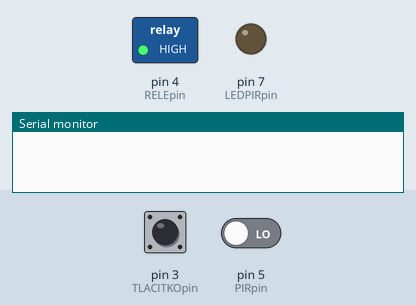
A sketch run on a simulated Arduino Uno, built with avr-gcc and run on an emulated ATmega328P. Parts: switched loads named in the sketch (green lamp = pin HIGH), output pins drawn as LEDs (lit = HIGH), the last lines printed to the serial monitor. Dashed ring = blinking. The inputs (shaded band) are chosen by the test bench; at power-on: pin 3 (TLACITKOpin) LOW, pin 5 (PIRpin) LOW.

Above: at 1.2 s.
1.3 s: pin 3 (TLACITKOpin) driven HIGH
At 1.8 s:
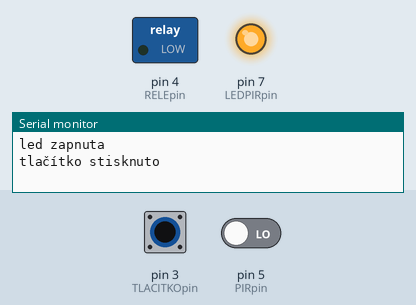
2.8 s: pin 3 (TLACITKOpin) pulsed LOW 5 times (0.12 s each, 0.3 s apart)
At 3.12 s:
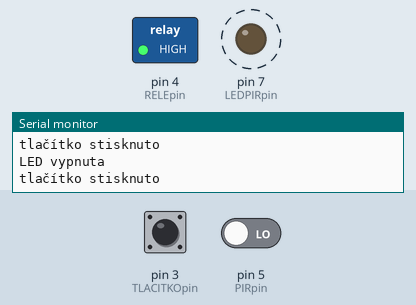
Timing chart, 0 to 5.8 s (numbered marks = the images above; inputs shaded):
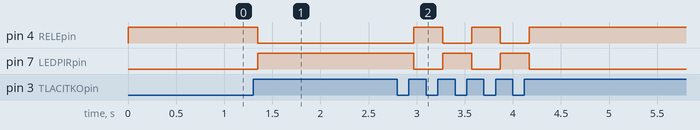

The sketch:

prijimac_modul_svetlo.ino
```cpp
// Knihovna pro ovládání po rádiu
#include <RCSwitch.h>

// Definování pinů
#define LEDpin 13          // pin s interní LED ukazující status
#define LEDPIRpin 7        // pin s LED ukazující status v krabicce s PIR senzorem
#define RELEpin 4          // pin připojené relé
#define PIRpin 5           // pin připojený PIR senzor
#define TLACITKOpin 3      // pin s tlačítkem (musí být #2/#3 kvůli přerušení)
#define FOTOMODULpin 6     // pin s modulem na hladinu světla

//"debouncing" po stisku tlačítka
#define PRODLEVA 50        // prodleva pro čtení tlačítka v milisekundách

int PIRstav = LOW;         // inicializujeme počáteční stav jako vypnuto (načítá stav PIR senzoru)
int hodnota = 0;           // proměná pro čtení hodnoty na senzoru PIR

int soucasny_stav = LOW;   // současný stav (mód ve kterém pracujeme) čidlo/(zap/vyp)

// Inicializujeme, jestli je aktivní čtení z čidla pohybu PIR (trvale zapnuto = true)
volatile boolean blokovani = false;

//Uložení času změny stavu tlačítka
unsigned long cas_zmeny = 0;

RCSwitch mySwitch = RCSwitch();

// Funkce, která přepíná stav trvale zapnuto/čtení ze senzoru (invertuje stav)
void blokovani_pohybu() {
  // nereaguje na podněty PIR čidla, blokovani
  if (blokovani) {
    digitalWrite(LEDpin, LOW);    // vypne se signalizační dioda
    digitalWrite(LEDPIRpin, LOW);
    Serial.println("LED vypnuta");
    digitalWrite(RELEpin, HIGH);  // Vypne se relé (obrácená logika -> 0 = zapnuto)
    blokovani = false;            // nastaví se příznak
  }
  else {
    digitalWrite(LEDpin, HIGH);  // zapne se signalizační dioda
    digitalWrite(LEDPIRpin, HIGH);
    Serial.println("led zapnuta");
    digitalWrite(RELEpin, LOW);  // zapne relé
    blokovani = true;            // nastaví se příznak
  }
}

void setup() {
  pinMode(RELEpin, OUTPUT);       // Nastavení relé jako výstup
  pinMode(PIRpin, INPUT);         // Nastavení PIR senzoru jako výstup
  pinMode(TLACITKOpin, INPUT);    // Nastavení tlačítka jako vstup (zapojeno přes pull-down rezistor -> log1 = zapnuto)
  pinMode(FOTOMODULpin, INPUT);   // Nastavení fotomodulu jako vstup
  pinMode(LEDPIRpin, OUTPUT);     // Nastavení LED u PIR senzoru jako výstup

  mySwitch.enableReceive(0);      // Přijímač je na pinu přerušení 0 -> arduino uno pin #2

// Zahájení komunikace po sériové lince, rychlost 9 600 baudů (v monitoru potřeba nastavit správnou rychlost)
  Serial.begin(9600);
}

void loop() {
  // Chování při stisku tlačítka
  if (digitalRead(TLACITKOpin) == HIGH) {
    // Porovná stavy a cas (z důvodu kolísání log1 kvůli stavbě tlačítka)
    if (soucasny_stav == LOW && (millis() - cas_zmeny) > PRODLEVA) {
      soucasny_stav = HIGH;
      // Provede funkci (převrátí stav neblokovaného na blokovaný)
      blokovani_pohybu();
      Serial.println("tlačítko stisknuto");
    }
  }
  else {
    // načte do proměnné cas_zmeny aktuální čas od startu programu
    cas_zmeny = millis();
    soucasny_stav = LOW;
  }
  if (mySwitch.available()) {

    int hodnota = mySwitch.getReceivedValue();

    // Hodnota z tlačítka ON v decimálním zápisu
    if (hodnota == 1361) {
      Serial.println("rele zapnuto");
      Serial.print("Received ");
      Serial.print( mySwitch.getReceivedValue() );
      // Převrátí stav na blokovaný (z funkce blokovani_pohybu)
      digitalWrite(LEDpin, HIGH);  // zapne se signalizační dioda
      digitalWrite(LEDPIRpin, HIGH);
      Serial.println("led zapnuta");
      digitalWrite(RELEpin, LOW);  // zapne relé
      blokovani = true;            // nastaví se příznak
      mySwitch.resetAvailable();
    }
    // Hodnota z tlačítka OFF v decimálním zápisu
    else if (hodnota == 1364) {
      Serial.println("rele vypnuto");
      Serial.print("Received ");
      Serial.print( mySwitch.getReceivedValue() );
      // Převrátí stav na blokovaný (z funkce blokovani_pohybu)
      digitalWrite(LEDpin, LOW);    // vypne se signalizační dioda
      digitalWrite(LEDPIRpin, LOW);
      Serial.println("LED vypnuta");
      digitalWrite(RELEpin, HIGH);  // Vypne se relé (obrácená logika -> 0 = zapnuto)
      blokovani = false;            // nastaví se příznak
      mySwitch.resetAvailable();
    }
    else {
      Serial.println("nevysíláme");
      mySwitch.resetAvailable();
    }
  }

// Pracuje pouze pokud nebylo stisknuto tlačíko nebo příkaz po rádiu
// Zajišťuje zapíná na základě pohybu (PIR senzor)
  if (!blokovani) {
    hodnota = digitalRead(PIRpin);  // Přečte výstup PIR senzoru
    // Kontrola, jestli je detekován pohyb
    // Zároveň musí být splněna podmínka tmy (detekováno modulem, log 0 je tma)
    if (hodnota == HIGH && (digitalRead(FOTOMODULpin) == HIGH)) {
      digitalWrite(RELEpin, LOW);  // zapne relé
      //Mění stav čidla v proměnné PIRstav z LOW na HIGH
      if (PIRstav == LOW) {
       Serial.println("Pohyb detekován");
        // Přepisujeme pouze stav pinu, nikoliv soucasny_stav (blokovani...)
        PIRstav = HIGH;
      }
    }
    else {
      digitalWrite(RELEpin, HIGH); // Vypne relé
      // Změní stav proměnné PIRstav na LOW
      if (PIRstav == HIGH) {
        Serial.println("Pohyb skončil");
        // Přepisujeme pouze stav pinu, nikoliv soucasny_stav (blokovani...)
        PIRstav = LOW;
      }
    }
  }
}
```

Measured:
- after the input at 1.3 s, pin 4 (RELEpin): HIGH → LOW after 0.05 s; pin 7 (LEDPIRpin): LOW → HIGH after 0.05 s
- after the input at 2.8 s, pin 4 (RELEpin): alternates HIGH for 0.30 s and LOW for 0.30 s, 5 changes in all, then stays HIGH, starting after 0.17 s; pin 7 (LEDPIRpin): alternates HIGH for 0.30 s and LOW for 0.30 s, 5 changes in all, then stays LOW, starting after 0.17 s
